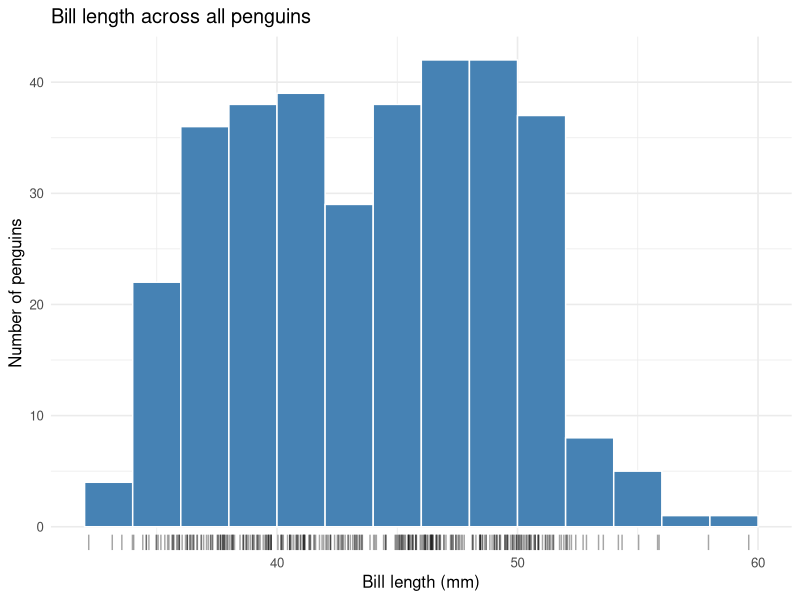
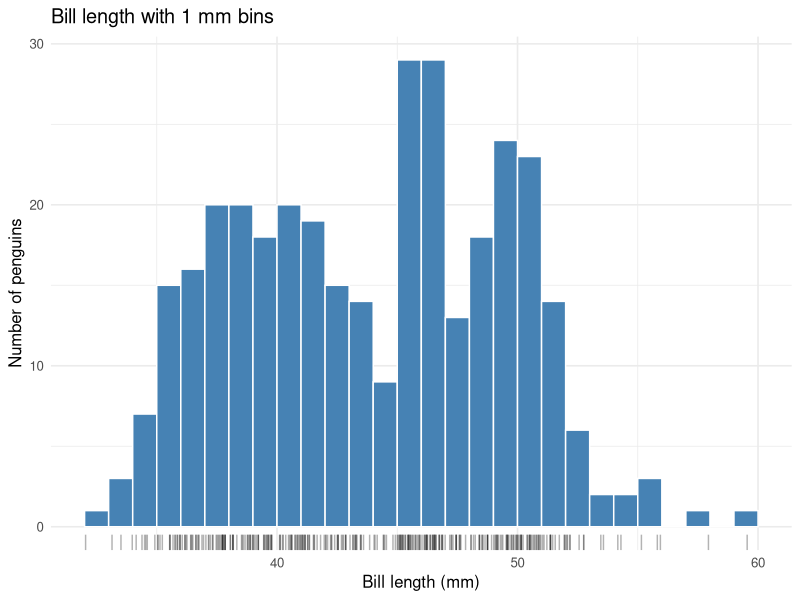
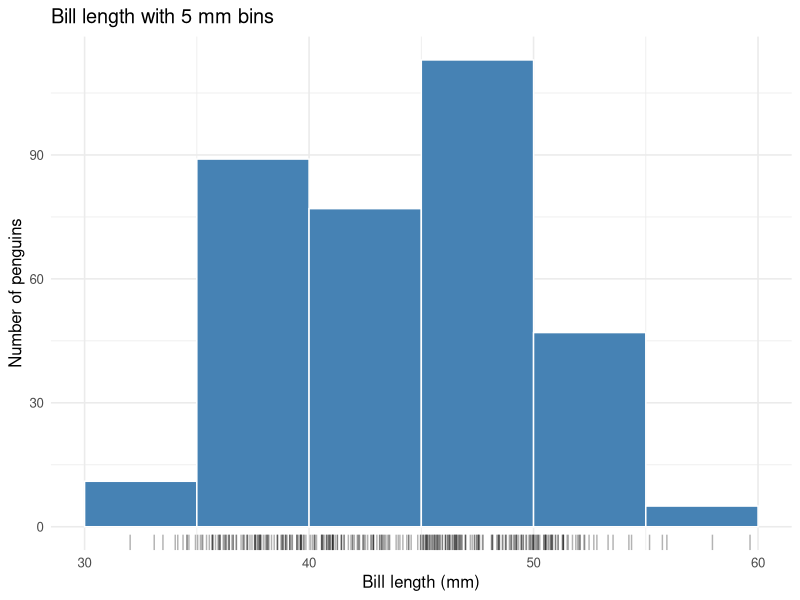
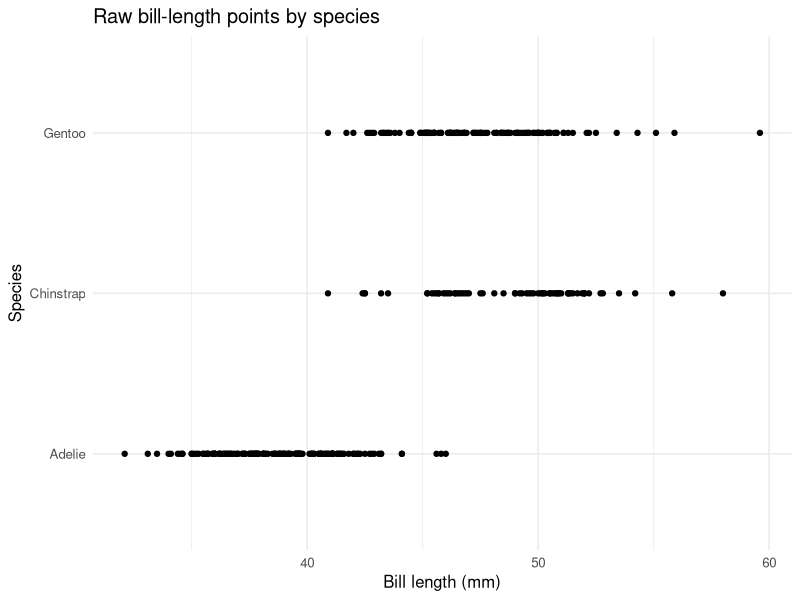
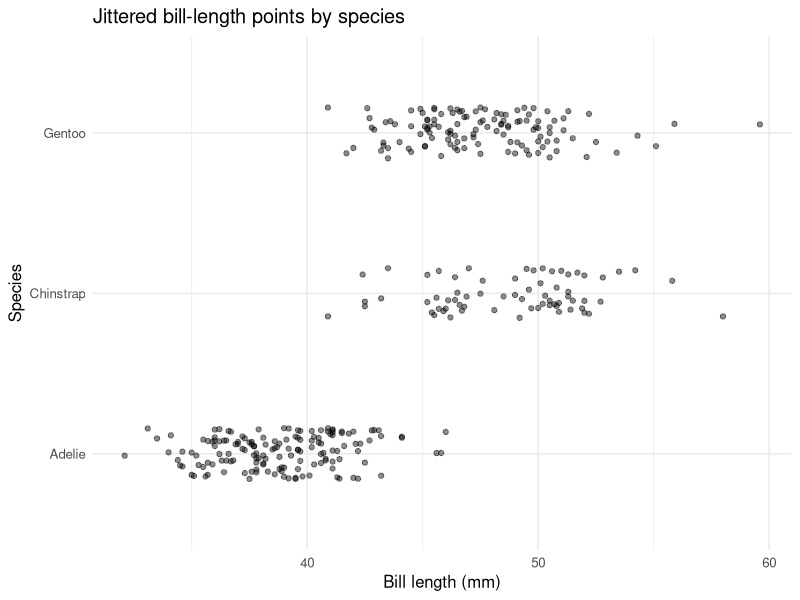
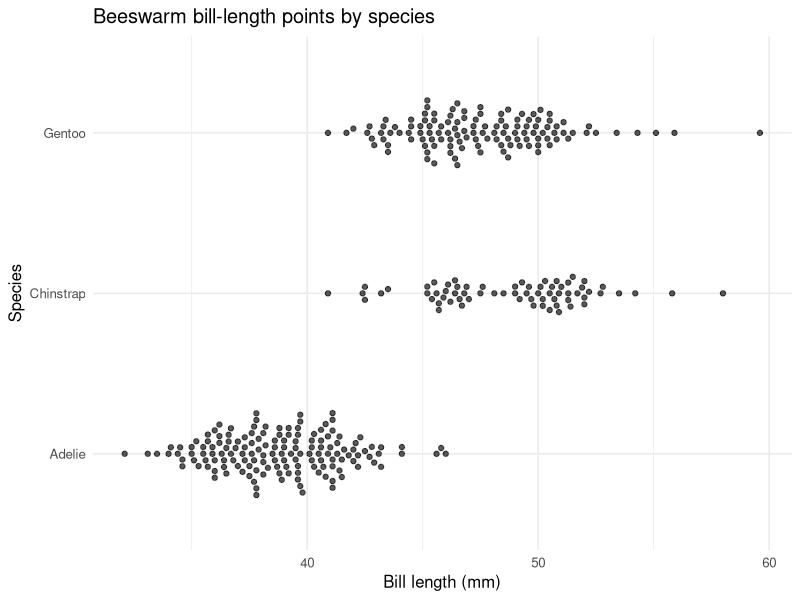
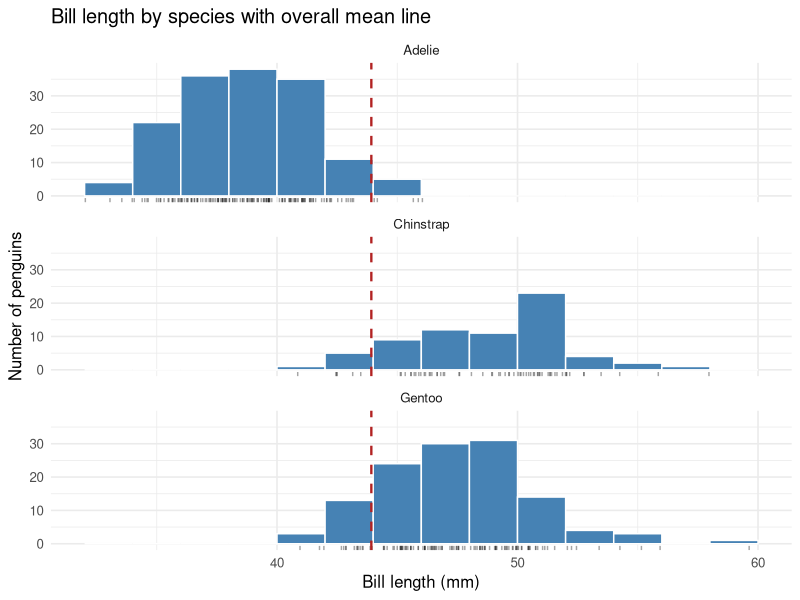
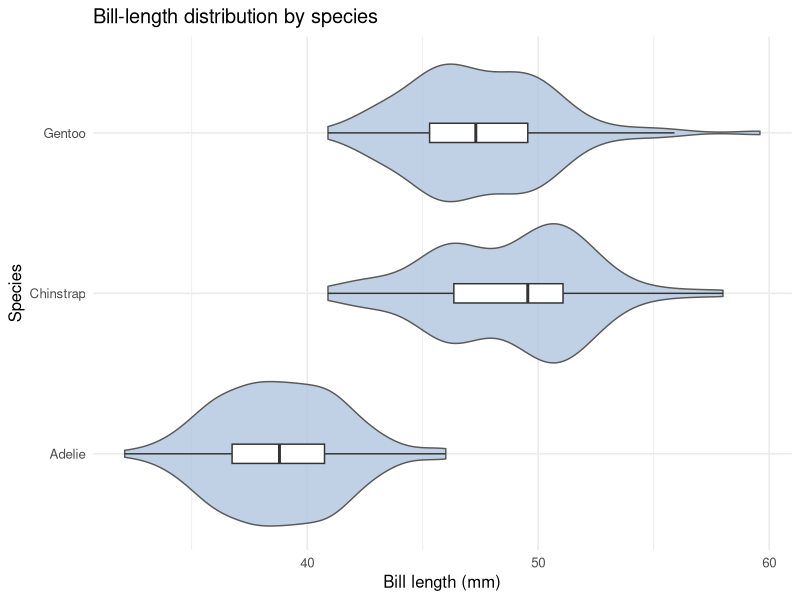

Source code (R) for these figures, in order:
## ---- chunk 1
#| label: setup
#| message: false
#| warning: false

library(tidyverse)
library(ggbeeswarm)
library(palmerpenguins)

set.seed(3107)
theme_set(theme_minimal(base_size = 12))
## ---- chunk 2
#| label: dataset-size

penguins_size <- tibble(
  rows = nrow(penguins),
  columns = ncol(penguins)
)

penguins_size
## ---- chunk 3
#| label: inspect-raw-data

head(penguins)
tail(penguins)
glimpse(penguins)
## ---- chunk 4
#| label: create-penguins-bill

penguins_bill <- penguins |>
  transmute(
    species = species,
    bill_len = bill_length_mm,
    bill_dep = bill_depth_mm
  ) |>
  drop_na(species, bill_len, bill_dep)

tibble(cleaned_rows = nrow(penguins_bill))
## ---- chunk 5
#| label: verifier-row-count

rows_removed_check <- penguins |>
  filter(is.na(species) | is.na(bill_length_mm) | is.na(bill_depth_mm)) |>
  nrow()

tibble(
  original_rows = nrow(penguins),
  rows_removed = rows_removed_check,
  expected_cleaned_rows = nrow(penguins) - rows_removed_check,
  actual_cleaned_rows = nrow(penguins_bill),
  matches = expected_cleaned_rows == actual_cleaned_rows
)
## ---- chunk 6
#| label: bill-length-range-check

bill_len_range <- penguins_bill |>
  summarize(
    min_bill_len = min(bill_len),
    max_bill_len = max(bill_len)
  )

bill_len_range
## ---- chunk 7
#| label: plot-bill-length-histogram
#| fig-width: 7
#| fig-height: 4.5
#| fig-cap: "Data source: Gorman et al. (2014)."

ggplot(penguins_bill, aes(x = bill_len)) +
  geom_histogram(
    binwidth = 2,
    boundary = 30,
    color = "white",
    fill = "steelblue"
  ) +
  geom_rug(
    aes(y = 0),
    sides = "b",
    alpha = 0.35,
    position = position_jitter(width = 0.08, height = 0)
  ) +
  labs(
    title = "Bill length across all penguins",
    x = "Bill length (mm)",
    y = "Number of penguins"
  )
## ---- chunk 8
#| label: plot-bill-length-histogram-bin-1
#| fig-width: 7
#| fig-height: 4
#| fig-cap: "Data source: Gorman et al. (2014)."

ggplot(penguins_bill, aes(x = bill_len)) +
  geom_histogram(
    binwidth = 1,
    boundary = 30,
    color = "white",
    fill = "steelblue"
  ) +
  geom_rug(
    aes(y = 0),
    sides = "b",
    alpha = 0.30,
    position = position_jitter(width = 0.08, height = 0)
  ) +
  labs(
    title = "Bill length with 1 mm bins",
    x = "Bill length (mm)",
    y = "Number of penguins"
  )
## ---- chunk 9
#| label: plot-bill-length-histogram-bin-5
#| fig-width: 7
#| fig-height: 4
#| fig-cap: "Data source: Gorman et al. (2014)."

ggplot(penguins_bill, aes(x = bill_len)) +
  geom_histogram(
    binwidth = 5,
    boundary = 30,
    color = "white",
    fill = "steelblue"
  ) +
  geom_rug(
    aes(y = 0),
    sides = "b",
    alpha = 0.30,
    position = position_jitter(width = 0.08, height = 0)
  ) +
  labs(
    title = "Bill length with 5 mm bins",
    x = "Bill length (mm)",
    y = "Number of penguins"
  )
## ---- chunk 10
#| label: plot-bill-length-raw-point
#| fig-width: 7
#| fig-height: 4
#| fig-cap: "Data source: Gorman et al. (2014)."

ggplot(penguins_bill, aes(x = bill_len, y = species)) +
  geom_point() +
  labs(
    title = "Raw bill-length points by species",
    x = "Bill length (mm)",
    y = "Species"
  )
## ---- chunk 11
#| label: plot-bill-length-jitter
#| fig-width: 7
#| fig-height: 4
#| fig-cap: "Data source: Gorman et al. (2014)."

ggplot(penguins_bill, aes(x = bill_len, y = species)) +
  geom_jitter(width = 0, height = 0.16, alpha = 0.45) +
  labs(
    title = "Jittered bill-length points by species",
    x = "Bill length (mm)",
    y = "Species"
  )
## ---- chunk 12
#| label: plot-bill-length-beeswarm
#| fig-width: 7
#| fig-height: 4
#| fig-cap: "Data source: Gorman et al. (2014)."

ggplot(penguins_bill, aes(x = bill_len, y = species)) +
  geom_beeswarm(alpha = 0.65, cex = 1.4) +
  labs(
    title = "Beeswarm bill-length points by species",
    x = "Bill length (mm)",
    y = "Species"
  )
## ---- chunk 13
#| label: plot-bill-length-faceted-histogram
#| fig-width: 7
#| fig-height: 7
#| fig-cap: "Data source: Gorman et al. (2014)."

overall_bill_len_mean <- mean(penguins_bill$bill_len)

ggplot(penguins_bill, aes(x = bill_len)) +
  geom_histogram(
    binwidth = 2,
    boundary = 30,
    color = "white",
    fill = "steelblue"
  ) +
  geom_rug(
    aes(y = 0),
    sides = "b",
    alpha = 0.35,
    position = position_jitter(width = 0.08, height = 0)
  ) +
  geom_vline(
    xintercept = overall_bill_len_mean,
    linewidth = 0.8,
    linetype = "dashed",
    color = "firebrick"
  ) +
  facet_wrap(~species, ncol = 1) +
  labs(
    title = "Bill length by species with overall mean line",
    x = "Bill length (mm)",
    y = "Number of penguins"
  )
## ---- chunk 14
#| label: plot-bill-length-violin-box
#| fig-width: 7
#| fig-height: 4
#| fig-cap: "Data source: Gorman et al. (2014)."

ggplot(penguins_bill, aes(x = bill_len, y = species)) +
  geom_violin(fill = "lightsteelblue", color = "grey35", alpha = 0.8) +
  geom_boxplot(width = 0.12, outlier.shape = NA, fill = "white") +
  labs(
    title = "Bill-length distribution by species",
    x = "Bill length (mm)",
    y = "Species"
  )
## ---- chunk 15
#| label: plot-bill-depth-histogram
#| fig-width: 7
#| fig-height: 4.5
#| fig-cap: "Data source: Gorman et al. (2014)."

ggplot(penguins_bill, aes(x = bill_dep)) +
  geom_histogram(
    binwidth = 0.5,
    boundary = 13,
    color = "white",
    fill = "darkcyan"
  ) +
  geom_rug(
    aes(y = 0),
    sides = "b",
    alpha = 0.35,
    position = position_jitter(width = 0.03, height = 0)
  ) +
  labs(
    title = "Bill depth across all penguins",
    x = "Bill depth (mm)",
    y = "Number of penguins"
  )
## ---- chunk 16
#| label: plot-bill-depth-faceted-histogram
#| fig-width: 7
#| fig-height: 7
#| fig-cap: "Data source: Gorman et al. (2014)."

overall_bill_dep_mean <- mean(penguins_bill$bill_dep)

ggplot(penguins_bill, aes(x = bill_dep)) +
  geom_histogram(
    binwidth = 0.5,
    boundary = 13,
    color = "white",
    fill = "darkcyan"
  ) +
  geom_rug(
    aes(y = 0),
    sides = "b",
    alpha = 0.35,
    position = position_jitter(width = 0.03, height = 0)
  ) +
  geom_vline(
    xintercept = overall_bill_dep_mean,
    linewidth = 0.8,
    linetype = "dashed",
    color = "firebrick"
  ) +
  facet_wrap(~species, ncol = 1) +
  labs(
    title = "Bill depth by species with overall mean line",
    x = "Bill depth (mm)",
    y = "Number of penguins"
  )
## ---- chunk 17
#| label: verifier-species-summary

species_bill_summary <- penguins_bill |>
  summarize(
    mean_bill_len = mean(bill_len),
    mean_bill_dep = mean(bill_dep),
    n = n(),
    .by = species
  ) |>
  arrange(species)

species_bill_summary
## ---- chunk 18
#| label: plot-scatter-pooled-lm
#| fig-width: 7
#| fig-height: 5
#| fig-cap: "Data source: Gorman et al. (2014)."

ggplot(penguins_bill, aes(x = bill_len, y = bill_dep)) +
  geom_point(alpha = 0.55) +
  geom_smooth(method = "lm", color = "black") +
  labs(
    title = "Pooled relationship between bill length and bill depth",
    x = "Bill length (mm)",
    y = "Bill depth (mm)"
  )
## ---- chunk 19
#| label: verifier-exact-overlap-count

overlap_count_check <- penguins_bill |>
  count(bill_len, bill_dep, name = "stack_n")

overlap_summary <- overlap_count_check |>
  summarize(
    hidden_points = sum(stack_n - 1),
    max_stack = max(stack_n)
  )

overlap_summary
## ---- chunk 20
#| label: verifier-exact-overlap-distinct

hidden_points_distinct <- nrow(penguins_bill) -
  nrow(distinct(penguins_bill, bill_len, bill_dep))

tibble(
  hidden_points_from_count = overlap_summary$hidden_points,
  hidden_points_from_distinct = hidden_points_distinct,
  matches = hidden_points_from_count == hidden_points_from_distinct
)
## ---- chunk 21
#| label: plot-scatter-jittered-lm
#| fig-width: 7
#| fig-height: 5
#| fig-cap: "Data source: Gorman et al. (2014)."

ggplot(penguins_bill, aes(x = bill_len, y = bill_dep)) +
  geom_jitter(width = 0.12, height = 0.06, alpha = 0.45) +
  geom_smooth(method = "lm", color = "black") +
  labs(
    title = "Jittered pooled scatter plot",
    x = "Bill length (mm)",
    y = "Bill depth (mm)"
  )
## ---- chunk 22
#| label: plot-scatter-count-lm
#| fig-width: 7
#| fig-height: 5
#| fig-cap: "Data source: Gorman et al. (2014)."

ggplot(penguins_bill, aes(x = bill_len, y = bill_dep)) +
  geom_smooth(method = "lm", color = "black") +
  geom_count(alpha = 0.75, color = "steelblue4") +
  scale_size_area(max_size = 8, name = "Penguins at\nsame point") +
  labs(
    title = "Count-symbol pooled scatter plot",
    x = "Bill length (mm)",
    y = "Bill depth (mm)"
  )
## ---- chunk 23
#| label: plot-scatter-grouped-species-lm
#| fig-width: 7
#| fig-height: 5
#| fig-cap: "Data source: Gorman et al. (2014)."

ggplot(penguins_bill, aes(x = bill_len, y = bill_dep, color = species)) +
  geom_count(alpha = 0.75) +
  geom_smooth(method = "lm", se = FALSE) +
  scale_size_area(max_size = 7, name = "Penguins at\nsame point") +
  labs(
    title = "Species-specific relationship between bill length and bill depth",
    x = "Bill length (mm)",
    y = "Bill depth (mm)",
    color = "Species"
  )
## ---- chunk 24
#| label: verifier-correlation-checks

pooled_correlation <- tibble(
  group = "All species pooled",
  correlation = cor(penguins_bill$bill_len, penguins_bill$bill_dep)
)

species_correlations <- penguins_bill |>
  summarize(
    correlation = cor(bill_len, bill_dep),
    .by = species
  ) |>
  rename(group = species)

bind_rows(pooled_correlation, species_correlations)
